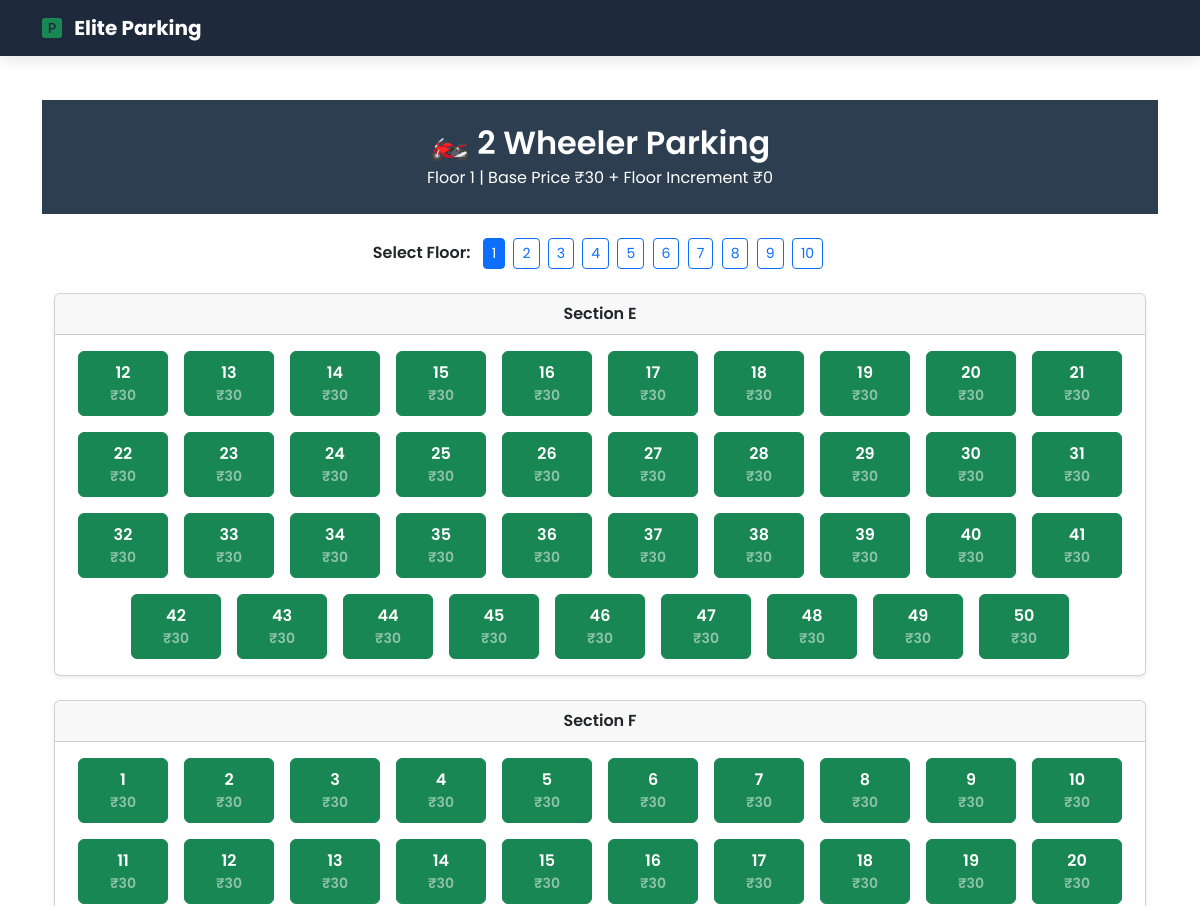
/slots/BIKE/ (upper part), run on an earlier commit of the app's database.
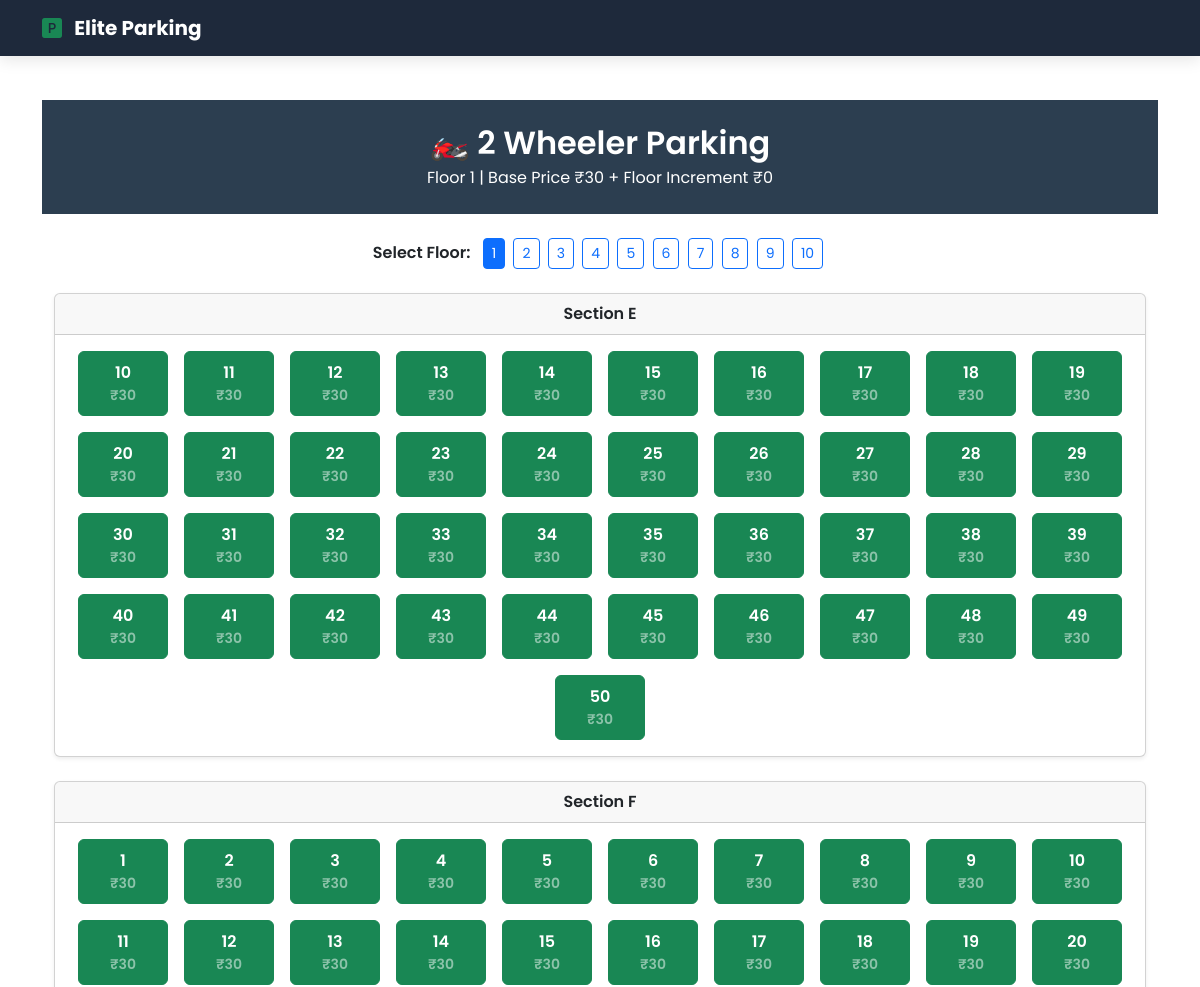
And on a later commit of the database.
### parking/models.py (models this page shows, shortened)
class Floor(models.Model):
    number = models.IntegerField(unique=True)
    price_increment = models.IntegerField(default=0)  # +5 per floor

class Slot(models.Model):
    floor = models.ForeignKey(Floor, on_delete=models.CASCADE)
    section = models.CharField(max_length=1)
    slot_number = models.IntegerField()
    vehicle_type = models.CharField(max_length=10)
    is_available = models.BooleanField(default=True)
    class Meta:
        unique_together = ("floor", "section", "slot_number")

### parking/views.py (the view)
# urls.py: path("slots/<str:vehicle_type>/", views.view_slots, name="view_slots"),
def view_slots(request, vehicle_type):
    floor_no = int(request.GET.get("floor", 1))
    floor = get_object_or_404(Floor, number=floor_no)
    slots = Slot.objects.filter(
        floor=floor, vehicle_type=vehicle_type, is_available=True
    ).order_by("section", "slot_number")
    floors = Floor.objects.order_by("number")
    config = get_object_or_404(ParkingConfig, vehicle_type=vehicle_type.upper())
    base_price_for_type = config.base_price
    return render(
        request,
        "slots.html",
        {
            "slots": slots,
            "vehicle_type": vehicle_type.upper(),
            "floor": floor,
            "floors": floors,
            "base_price_for_type": base_price_for_type,
        },
    )

### templates/slots.html (shortened to what this page needs)
{% extends "base.html" %}
{% block content %}
<div class="text-center text-white py-4 mb-4"
     style="background:#2c3e50;">
    <h2 class="fw-semibold mb-1">
        {% if vehicle_type == 'CAR' %}🚗 4 Wheeler Parking{% else %}🏍️ 2 Wheeler Parking{% endif %}
    </h2>
    <p class="mb-0">
        Floor {{ floor.number }} |
        Base Price ₹{{ base_price_for_type }} +
        Floor Increment ₹{{ floor.price_increment }}
    </p>
</div>
<div class="container pb-4">
    <div class="text-center mb-4">
        <span class="fw-semibold me-2">Select Floor:</span>
        {% for f in floors %}
            <a href="?floor={{ f.number }}"
               class="btn btn-sm {% if f.number == floor.number %}btn-primary{% else %}btn-outline-primary{% endif %} me-1">
                {{ f.number }}
            </a>
        {% endfor %}
    </div>
    {% if slots %}
        {% regroup slots by section as section_list %}
        {% for section_group in section_list %}
            <div class="card mb-4 shadow-sm">
                <div class="card-header text-center fw-semibold">
                    Section {{ section_group.grouper }}
                </div>
                <div class="card-body">
                    <div class="d-flex flex-wrap justify-content-center gap-3">
                        {% for slot in section_group.list %}
                            {% if slot.is_available %}
                                <a href="{% url 'vehicle_form' slot.id %}"
                                   class="btn btn-success slot-btn">
                                    {{ slot.slot_number }}
                                    <div class="small text-white-50">
                                        ₹{{ slot.floor.price_increment|add:base_price_for_type }}
                                    </div>
                                </a>
                            {% endif %}
                        {% endfor %}
                    </div>
                </div>
            </div>
        {% endfor %}
    {% else %}
        <div class="alert alert-warning text-center">
            No slots available on this floor.
        </div>
    {% endif %}
</div>
{% endblock %}

### templates/base.html (shortened to what this page needs)
<!DOCTYPE html>
<html lang="en">
<head>
    <link href="https://cdn.jsdelivr.net/npm/bootstrap@5.3.3/dist/css/bootstrap.min.css" rel="stylesheet">
    <link rel="stylesheet" href="https://cdn.jsdelivr.net/npm/bootstrap-icons@1.11.3/font/bootstrap-icons.css">
</head>
<body>
    <nav class="navbar navbar-expand-lg fixed-top">
        <div class="container">
            <a class="navbar-brand text-white fw-bold" href="{% url 'home' %}">
                <i class="bi bi-p-square-fill text-success me-2"></i> Elite Parking
            </a>
        </div>
    </nav>
    {% if request.path == '/' %}
        <section class="hero-section">
            <div class="container">
                <h1 class="hero-title mb-4">Welcome to Elite Parking</h1>
                <p class="hero-subtitle">Secure • Modern • Multi-Level Parking</p>
                <div class="d-flex flex-column flex-md-row gap-4 justify-content-center">
                    <a href="{% url 'select_vehicle' %}" class="btn btn-success btn-hero">
                        <i class="bi bi-car-front-fill fs-2 me-3"></i> Park Vehicle
                    </a>
                    <a href="{% url 'checkout' %}" class="btn btn-warning btn-hero text-dark">
                        <i class="bi bi-box-arrow-right fs-2 me-3"></i> Checkout Vehicle
                    </a>
                </div>
                <div class="features mt-5">
                    <div class="row text-center">
                        <div class="col-md-4">
                            <i class="bi bi-shield-lock-fill text-success fs-1 mb-3"></i>
                            <h5>24/7 Security</h5>
                        </div>
                        <div class="col-md-4">
                            <i class="bi bi-building-fill text-primary fs-1 mb-3"></i>
                            <h5>10 Floors</h5>
                        </div>
                        <div class="col-md-4">
                            <i class="bi bi-lightning-charge-fill text-warning fs-1 mb-3"></i>
                            <h5>Instant Booking</h5>
                        </div>
                    </div>
                </div>
            </div>
        </section>
    {% else %}
        <div class="content-area">
            <div class="container">
                {% block content %}{% endblock %}
            </div>
        </div>
    {% endif %}
</body>
</html>

### templates/base.html (style rules this page uses)
body { font-family: 'Poppins', sans-serif; background: #f8f9fa; min-height: 100vh; }
.navbar { background: #1e293b !important; box-shadow: 0 4px 15px rgba(0,0,0,0.1); }
.content-area { background: white; min-height: 100vh; padding-top: 100px; }

### templates/slots.html (style rules this page uses)
.slot-btn { min-width: 90px; height: 65px; font-weight: 600; display: flex; flex-direction: column; justify-content: center; align-items: center; }

What changed in the data, as far as the page shows it:
now on this page (row edited): Slot: slot_number "10", floor.price_increment|add "30", shown under "E"
now on this page (row edited): Slot: slot_number "11", floor.price_increment|add "30", shown under "E"
